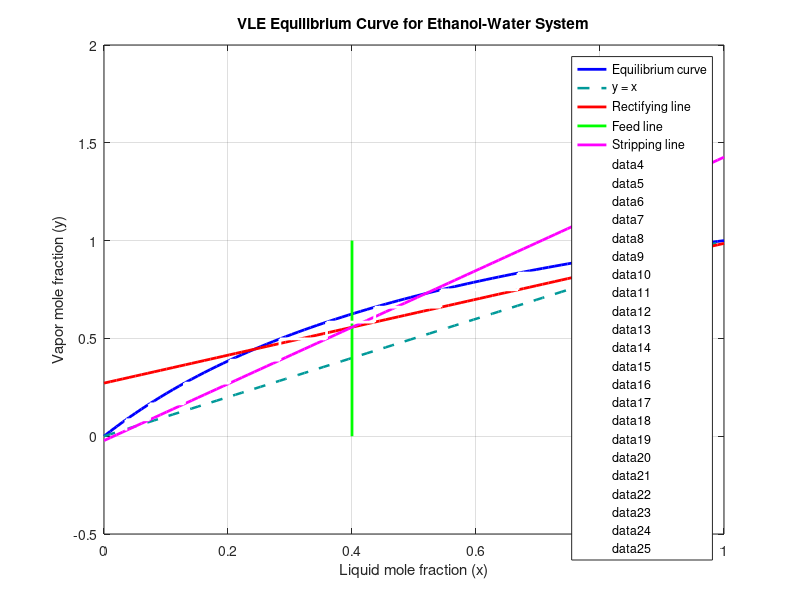
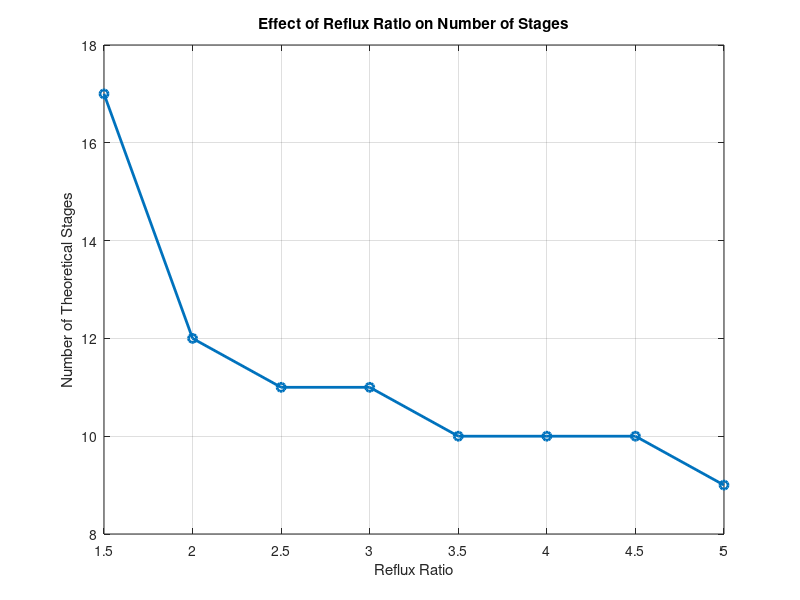

MATLAB code for these plots, in order:
clear
clc
close all

% Relative volatility for ethanol-water mixture
alpha = 2.5;

x = linspace(0,1,100);

% Equilibrium relation
y = (alpha .* x) ./ (1 + (alpha - 1).*x);

figure
plot(x,y,'b','LineWidth',2)
hold on

plot(x,x,'Color',[0 0.6 0.6],'LineStyle','--','LineWidth',1.8)

xlabel('Liquid mole fraction (x)')
ylabel('Vapor mole fraction (y)')
title('VLE Equilibrium Curve for Ethanol-Water System')

legend('Equilibrium curve','y = x')
grid on


% Distillation specifications
xD = 0.95;   
xB = 0.05;   
R  = 2.5;    

% Rectifying operating line
y_rect = (R/(R+1))*x + xD/(R+1);

plot(x,y_rect,'r','LineWidth',2)

legend('Equilibrium curve','y = x','Rectifying operating line')


xF=0.4;    
q=1;      

if q==1
    x_q=[xF xF];
    y_q=[0 1];
    plot(x_q,y_q,'g','LineWidth',2)
else
    y_q = (q/(q-1))*x-xF/(q-1);
    plot(x,y_q,'g','LineWidth',2)
end

legend('Equilibrium curve','y = x','Rectifying line','Feed line (q-line)')


m = R/(R+1);
c = xD/(R+1);

if q==1
    x_int = xF;
    y_int = m*x_int + c;
else
    m_q = q/(q-1);
    c_q = -xF/(q-1);
    
    x_int = (c_q - c)/(m - m_q);
    y_int = m*x_int + c;
end

y_strip = ((y_int - xB)/(x_int - xB))*(x - xB) + xB;

plot(x,y_strip,'m','LineWidth',2)

legend('Equilibrium curve','y = x','Rectifying line','Feed line','Stripping line')


x_stage = xD;
y_stage = xD;

stages = 0;
feed_stage=0;

while x_stage > xB 
    x_new = (y_stage) / (alpha - (alpha-1)*y_stage);
    
    plot([x_stage x_new],[y_stage y_stage],'w','LineWidth',2)
    
    x_stage = x_new;
    
    if x_stage > xF
        y_new = m*x_stage + c;         
    else
        if feed_stage==0
            feed_stage = stages + 1;
        end
        y_new = ((y_int - xB)/(x_int - xB))*(x_stage - xB) + xB;  % stripping
    end
    
    plot([x_stage x_stage],[y_stage y_new],'w','LineWidth',2)
    
    y_stage = y_new;
    
    stages=stages+1;
end

disp(['Number of theoretical stages: ', num2str(stages)])



R_values = 1.5:0.5:5;
stage_results = zeros(size(R_values));

for i=1:length(R_values)

    R_test = R_values(i);
    m_test = R_test/(R_test+1);
    c_test = xD/(R_test+1);

    x_stage = xD;
    y_stage = xD;
    stages = 0;

    while x_stage>xB
        x_new = (y_stage) / (alpha - (alpha-1)*y_stage);
        x_stage = x_new;

        if x_stage > xF
            y_new = m_test*x_stage + c_test;
        else
            y_new = ((y_int - xB)/(x_int - xB))*(x_stage - xB) + xB;
        end

        y_stage = y_new;
        stages = stages + 1;
    end

    stage_results(i) = stages;

end

figure
plot(R_values,stage_results,'o-','LineWidth',2)
xlabel('Reflux Ratio')
ylabel('Number of Theoretical Stages')
title('Effect of Reflux Ratio on Number of Stages')
grid on
